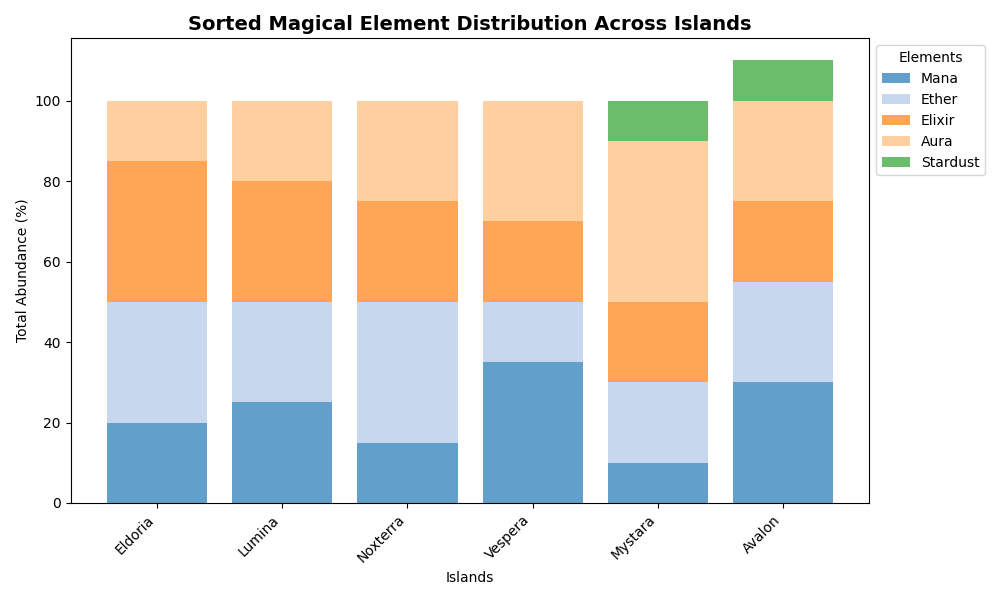

This chart was generated by the following Python code:
import numpy as np
import matplotlib.pyplot as plt

# Updated island names and magical elements
islands = ['Avalon', 'Eldoria', 'Lumina', 'Noxterra', 'Vespera', 'Mystara']
elements = ['Mana', 'Ether', 'Elixir', 'Aura', 'Stardust']

# Updated percentage data
percentage_data = np.array([
    [30, 25, 20, 25, 10],  # Avalon
    [20, 30, 35, 15, 0],   # Eldoria
    [25, 25, 30, 20, 0],   # Lumina
    [15, 35, 25, 25, 0],   # Noxterra
    [35, 15, 20, 30, 0],   # Vespera
    [10, 20, 20, 40, 10]   # Mystara
])

# Calculate total abundance for each island
total_abundance = percentage_data.sum(axis=1)

# Sort data by total abundance
sorted_indices = np.argsort(total_abundance)
sorted_islands = [islands[i] for i in sorted_indices]
sorted_data = percentage_data[sorted_indices]

# Setup the figure
fig, ax = plt.subplots(figsize=(10, 6))

# Generate colors for each element
colors = plt.cm.tab20(np.arange(len(elements)))

# Plot sorted bar chart
bottom = np.zeros(len(islands))
for i, color in enumerate(colors):
    ax.bar(sorted_islands, sorted_data[:, i], bottom=bottom, color=color, alpha=0.7, label=elements[i])
    bottom += sorted_data[:, i]

# Add labels and title
ax.set_xlabel('Islands')
ax.set_ylabel('Total Abundance (%)')
ax.set_title('Sorted Magical Element Distribution Across Islands', fontsize=14, fontweight='bold')

# Customize xticks for better visualization
ax.set_xticks(np.arange(len(islands)))
ax.set_xticklabels(sorted_islands, rotation=45, ha='right')

# Exhibit the legend
ax.legend(title="Elements", loc='upper left', bbox_to_anchor=(1, 1))

# Automatically adjust the layout
plt.tight_layout()

# Display the plot
plt.show()
